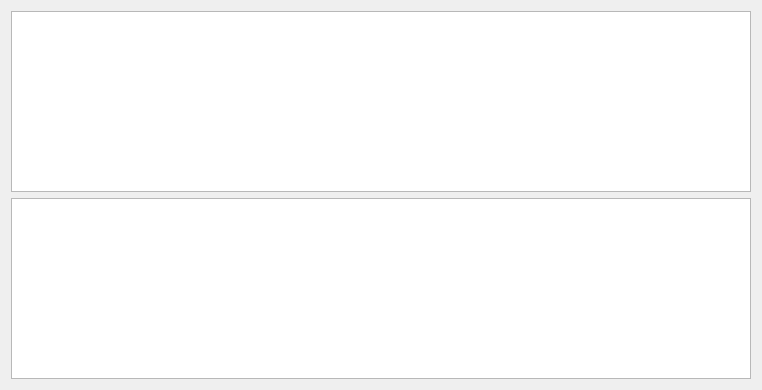
<?xml version="1.0" encoding="UTF-8"?>
<ui version="4.0">
 <class>GwStudentView</class>
 <widget class="QWidget" name="GwStudentView">
  <property name="geometry">
   <rect>
    <x>0</x>
    <y>0</y>
    <width>762</width>
    <height>390</height>
   </rect>
  </property>
  <property name="windowTitle">
   <string>Form</string>
  </property>
  <layout class="QVBoxLayout" name="verticalLayout">
   <item>
    <widget class="QTextEdit" name="textEdit"/>
   </item>
   <item>
    <widget class="QTableView" name="tableView"/>
   </item>
  </layout>
 </widget>
 <resources/>
 <connections/>
</ui>
